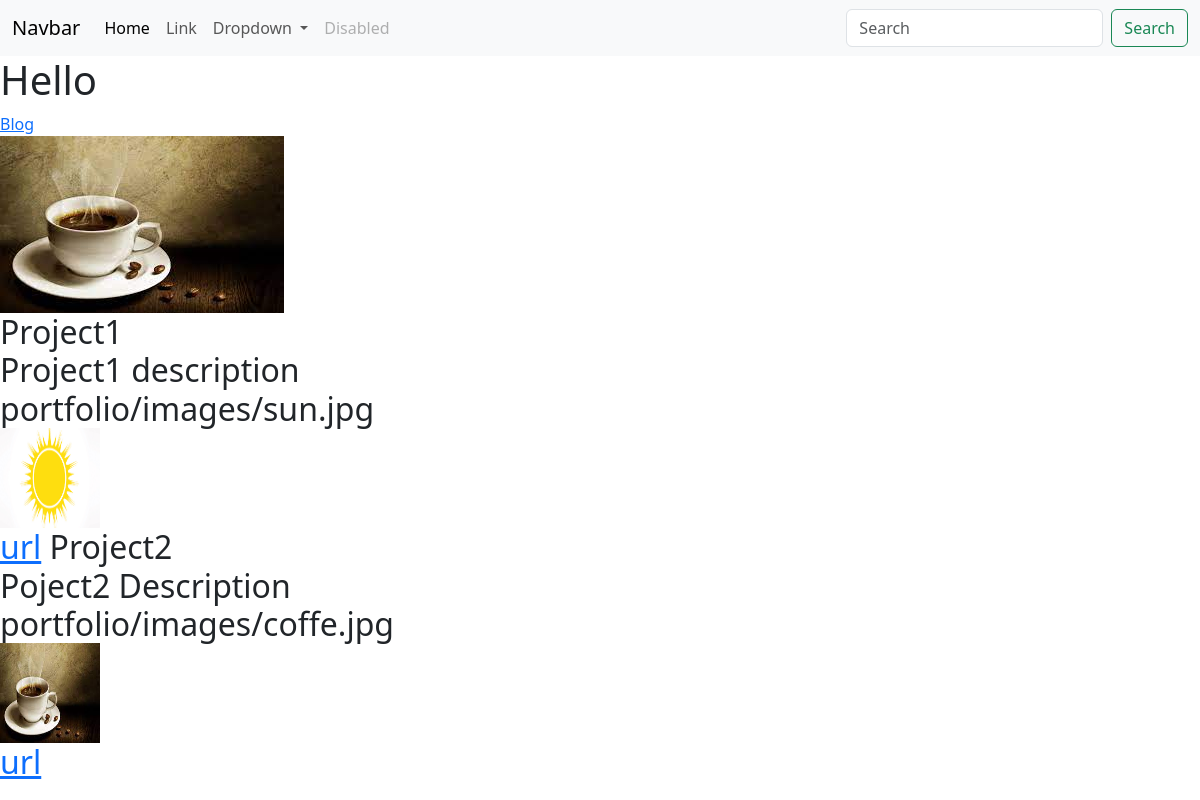
Before: / with the older database file.
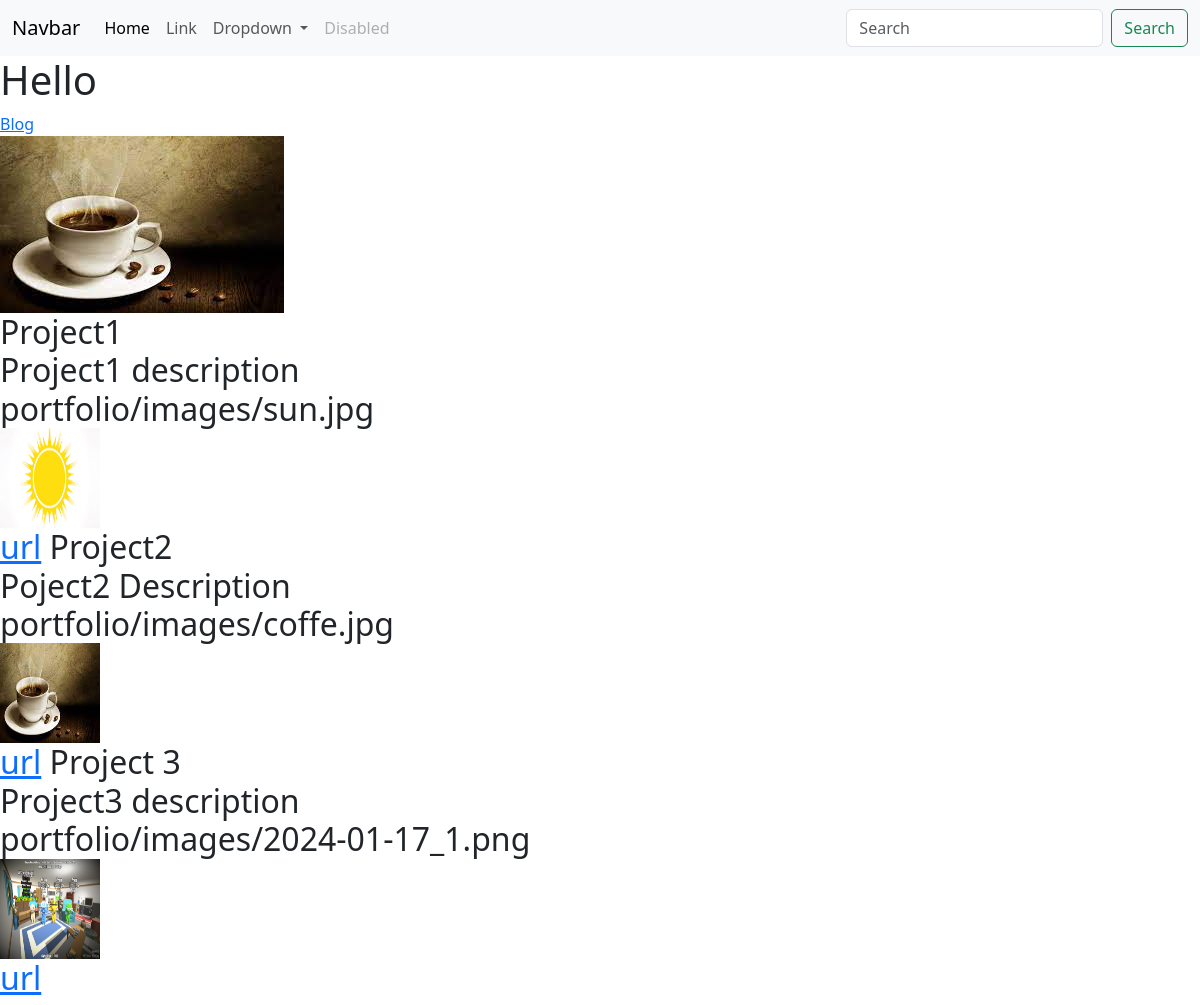
After: the same page with the newer database file.
### portfolio/models.py (models this page shows)
class Project(models.Model):
    title = models.CharField(max_length=100)
    description = models.CharField(max_length=250)
    image = models.ImageField(upload_to='portfolio/images/')
    url = models.URLField(blank=True)

### portfolio/views.py (the view)
# urls.py: 2. Add a URL to urlpatterns:  path('', views.home, name='home')
def home(request):
    projects = Project.objects.all();
    return render(request,'portfolio/home.html',{'projects':projects})

### portfolio/templates/portfolio/home.html
{% extends 'portfolio/base.html'%} {%block content%}
<h1>Hello</h1>
{% load static %}
<a href="{% url 'blog:all_blogs' %}"> Blog</a>
<br />
<img src=" {% static 'portfolio/pic.jpg' %} " />
<h2>
  {% for project in projects %} {{ project.title}}<br />
  {{ project.description}}<br />
  {{ project.image}} <br />
  <img src="{{ project.image.url}}" height="100" width="100" /><br />
  <a href="{{ project.url}}">url</a>
  {% endfor %}
</h2>
{%endblock%}

### portfolio/templates/portfolio/base.html (shortened to what this page needs)
<!DOCTYPE html>
<html lang="en">
  <head>
    <link
      href="https://cdn.jsdelivr.net/npm/bootstrap@5.3.3/dist/css/bootstrap.min.css"
      rel="stylesheet"
    />
  </head>
  <body>
    <nav class="navbar navbar-expand-lg bg-body-tertiary">
      <div class="container-fluid">
        <a class="navbar-brand" href="#">Navbar</a>
        <div class="collapse navbar-collapse" id="navbarSupportedContent">
          <ul class="navbar-nav me-auto mb-2 mb-lg-0">
            <li class="nav-item">
              <a class="nav-link active" aria-current="page" href="#">Home</a>
            </li>
            <li class="nav-item">
              <a class="nav-link" href="#">Link</a>
            </li>
            <li class="nav-item dropdown">
              <a
                class="nav-link dropdown-toggle"
                href="#"
                role="button"
                data-bs-toggle="dropdown"
                aria-expanded="false"
              >
                Dropdown
              </a>
            </li>
            <li class="nav-item">
              <a class="nav-link disabled" aria-disabled="true">Disabled</a>
            </li>
          </ul>
          <form class="d-flex" role="search">
            <input
              class="form-control me-2"
              type="search"
              placeholder="Search"
              aria-label="Search"
            />
            <button class="btn btn-outline-success" type="submit">
              Search
            </button>
          </form>
        </div>
      </div>
    </nav>
    {% block content%} {% endblock %}
  </body>
</html>

Changed rows visible on the page:
added Project: title "Project 3", description "Project3 description", image "portfolio/images/2024-01-17_1.png", image (picture)
